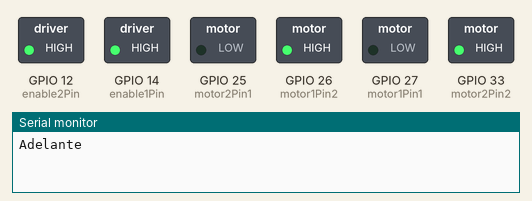
A sketch run on a simulated ESP32. Parts: switched loads named in the sketch (green lamp = pin HIGH), the last lines printed to the serial monitor.

Above: at 0.5 s.
At 1.7 s:
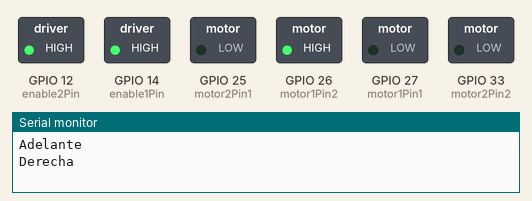
At 3.0 s:
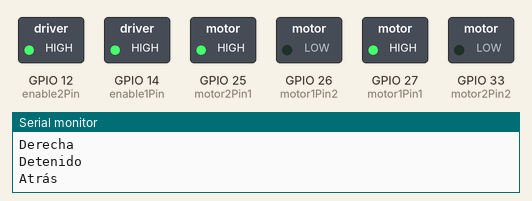
At 4.0 s:
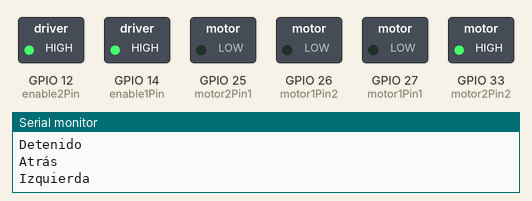
At 4.7 s:
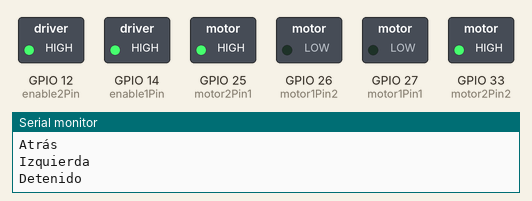
At 5.5 s:
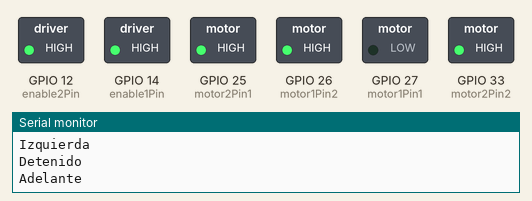
Timing chart, 0 to 6.5 s (numbered marks = the images above):
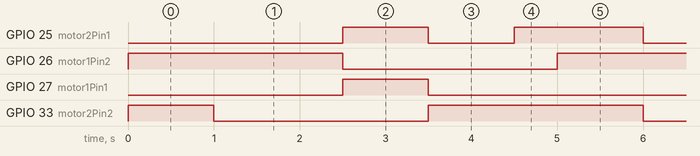

The sketch:

Programa02_RVVF.ino
```cpp
/*
 * Ruiz Villalba Valentina Fabienne
 * Prueba programa 02 con puente H
 * Octubre 2020
 * ESP32 TRA
 */


/*
 *---------------------------------------
 *          Pines y variables
 * --------------------------------------
 */

//Pines del motor
int motor1Pin1 = 27;
int motor1Pin2 = 26;
int enable1Pin = 14;

int motor2Pin1 = 25;
int motor2Pin2 = 33;
int enable2Pin = 12;


// PWM propiedades
int pwmFreq = 8000; //Periodo de 8ms
int pwmChannel_A = 0;
int pwmChannel_B = 0;
int pwmRes = 8; //Resolución de 8 bits (2^8 = 254)

//Variables de velocidad y dirección
    int vel_A = 255;  // Con un ciclo de trabajo  del 100%
    int vel_B = 255;  // Con un ciclo de trabajo  del 100%
    int dir_A= 0;
    int dir_B= 0;
/*
 *------------------------------------
 *        Funciones principales
 *------------------------------------
 */


void setup() {
    Serial.begin(115200);

    pinMode(motor1Pin1, OUTPUT);
    pinMode(motor1Pin2, OUTPUT);
    pinMode(enable1Pin,OUTPUT);

    pinMode(motor2Pin1, OUTPUT);
    pinMode(motor2Pin2, OUTPUT);
    pinMode(enable2Pin,OUTPUT);

    ledcSetup(pwmChannel_A,pwmFreq,pwmRes);
    ledcSetup(pwmChannel_B,pwmFreq,pwmRes);

    //Mandar señal PWM al pin enable del puente h
    ledcAttachPin(enable1Pin,pwmChannel_A);
     ledcAttachPin(enable2Pin,pwmChannel_B);

    //Velocidad del motor
    ledcWrite(pwmChannel_A,vel_A);
    ledcWrite(pwmChannel_B,vel_B);
}


void loop() {
  adelante();
  delay(1000);
  derecha();
  delay(1000);
  detener();
  delay(500);
  atras();
  delay(1000);
  izquierda();
  delay(1000);
  detener();
  delay(500);
}


/*
 * Gira en sentido horario
 *  dir_A y dir_B = 0 y 1
 */

void adelante(){
  Serial.println("Adelante");
  digitalWrite(motor1Pin1,dir_A);
  digitalWrite(motor2Pin1,dir_B);
  dir_A = 1;
  dir_B = dir_A;
  digitalWrite(motor1Pin2,dir_A);
  digitalWrite(motor2Pin2,dir_B);
}

/*
 * Gira en sentido antihorario
 *  dir_A y dir_B = 1 y 0
 */

void atras(){
  dir_A = 1;
  dir_B = dir_A;
  Serial.println("Atrás");
  digitalWrite(motor1Pin1,dir_A);
  digitalWrite(motor2Pin1,dir_B);
  dir_A = 0;
  dir_B = dir_A;
  digitalWrite(motor1Pin2,dir_A);
  digitalWrite(motor2Pin2,dir_B);
}


/*
 * Detiene el movimiento
 *  dir_A y dir_B = 0 y 0
 */

void detener(){
  dir_A = 0;
  dir_B = dir_B;
  Serial.println("Detenido");
  digitalWrite(motor1Pin1,dir_A);
  digitalWrite(motor2Pin1,dir_B);
}


/*
 * Gira a la izquierda
 *  dir_A = 0 y 0
 *  dir_B = 0 y 1
 */

void izquierda(){
  dir_A = 0;
  dir_B= dir_A;
  Serial.println("Izquierda");
  digitalWrite(motor1Pin1,dir_A);
  digitalWrite(motor1Pin2,dir_A);
  digitalWrite(motor2Pin1,dir_B);

  dir_B = 1;
  digitalWrite(motor2Pin2,dir_B);
 }

/*
 * Gira a la derecha
 *  dir_A = 0 y 1
 *  dir_B = 0 y 0
 */

void derecha(){
  Serial.println("Derecha");
  dir_A = 0;
  digitalWrite(motor1Pin1,dir_A);
  dir_A = 1;
  digitalWrite(motor1Pin2,dir_A);

  dir_B = 0;
  digitalWrite(motor2Pin1,dir_B);
  digitalWrite(motor2Pin2,dir_B);
  }
```

Measured:
- by itself, GPIO 25 (motor2Pin1): repeats every 5.0 s: LOW 1.0 s, HIGH 1.5 s, LOW 1.5 s, HIGH 1.0 s
- by itself, GPIO 26 (motor1Pin2): alternates HIGH for 2.5 s and LOW for 2.5 s
- by itself, GPIO 27 (motor1Pin1): alternates HIGH for 1.0 s and LOW for 4.0 s
- by itself, GPIO 33 (motor2Pin2): repeats every 5.0 s: LOW 2.5 s, HIGH 2.5 s
